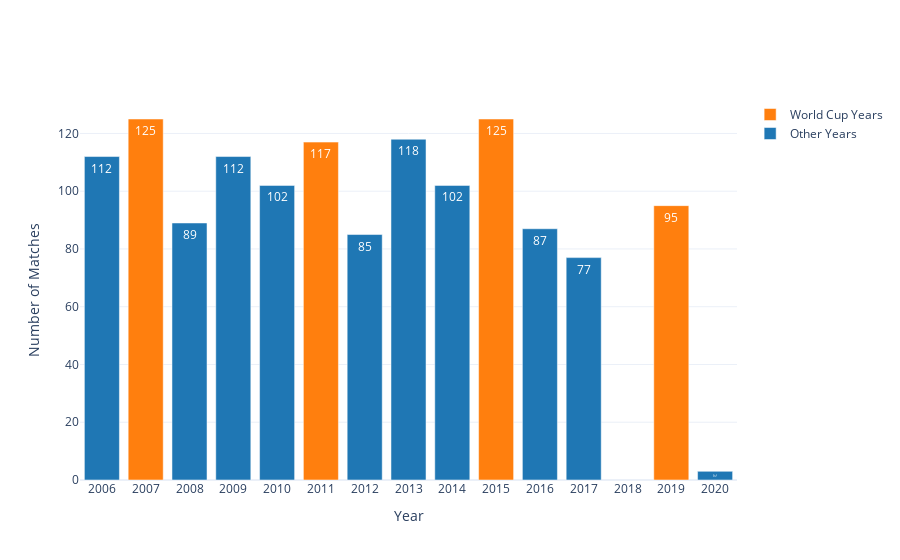

The cell this chart's notebook holds for it:
### Markdown cell above
Now, let's plot the number of matches per year.

### Code cell
# group by year to get counts
year_groups = matches_df['match_id'].groupby(matches_df.year).agg('count')

year_groups_df = pd.DataFrame(year_groups)
year_groups_df = year_groups_df.rename(columns = {"match_id": "count"})
year_groups_df['year'] = year_groups_df.index
year_groups_df['remainder'] = year_groups_df['year'] % 4

fig = go.Figure()

fig.add_trace(go.Bar(
    x = year_groups_df.loc[year_groups_df['remainder'] == 3, 'year'],
    y = year_groups_df.loc[year_groups_df['remainder'] == 3, 'count'],
    text = year_groups_df.loc[year_groups_df['remainder'] == 3, 'count'],
    textposition = 'inside',
    textfont = dict(color = 'white'),
    name = 'World Cup Years',
    marker_color = "#ff7f0e",
    hoverinfo = 'skip',
    width = 0.8
))

fig.add_trace(go.Bar(
    x = year_groups_df.loc[year_groups_df['remainder'] != 3, 'year'],
    y = year_groups_df.loc[year_groups_df['remainder'] != 3, 'count'],
    text = year_groups_df.loc[year_groups_df['remainder'] != 3, 'count'],
    textposition = 'inside',
    textfont = dict(color = 'white'),
    name = 'Other Years',
    marker_color = "#1f77b4",
    hoverinfo = 'skip',
    width = 0.8
))

fig.update_layout(
    xaxis = dict(title = 'Year', tickmode = 'linear'),
    yaxis = dict(title = 'Number of Matches'),
    template = 'plotly_white'
)

fig.show()

### Figure 1 — Plotly figure (JSON) as saved in the notebook; plotly's stock layout.template omitted (floating-point values rounded to 4 significant figures)
{"data": [{"hoverinfo": "skip", "marker": {"color": "#ff7f0e"}, "name": "World Cup Years", "text": [125, 117, 125, 95], "textfont": {"color": "white"}, "textposition": "inside", "type": "bar", "width": 0.8, "x": [2007, 2011, 2015, 2019], "y": [125, 117, 125, 95]}, {"hoverinfo": "skip", "marker": {"color": "#1f77b4"}, "name": "Other Years", "text": [112, 89, 112, 102, 85, 118, 102, 87, 77, 3], "textfont": {"color": "white"}, "textposition": "inside", "type": "bar", "width": 0.8, "x": [2006, 2008, 2009, 2010, 2012, 2013, 2014, 2016, 2017, 2020], "y": [112, 89, 112, 102, 85, 118, 102, 87, 77, 3]}], "layout": {"xaxis": {"tickmode": "linear", "title": {"text": "Year"}}, "yaxis": {"title": {"text": "Number of Matches"}}}}
